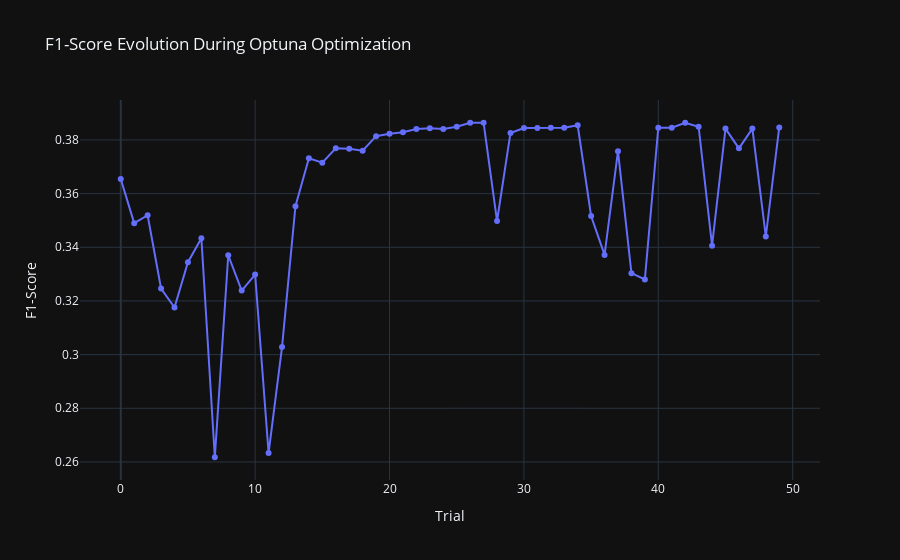

Notebook cell for this chart:
### Code cell
visualizations['f1_score_evolution']

### Figure 1 — Plotly figure (JSON) as saved in the notebook; plotly's stock layout.template omitted (floating-point values rounded to 4 significant figures)
{"data": [{"mode": "lines+markers", "name": "F1-score", "type": "scatter", "x": [0, 1, 2, 3, 4, 5, 6, 7, 8, 9, 10, 11, 12, 13, 14, 15, 16, 17, 18, 19, 20, 21, 22, 23, 24, 25, 26, 27, 28, 29, 30, 31, 32, 33, 34, 35, 36, 37, 38, 39, 40, 41, 42, 43, 44, 45, 46, 47, 48, 49], "y": [0.3654, 0.349, 0.3519, 0.3246, 0.3176, 0.3344, 0.3434, 0.2617, 0.337, 0.3239, 0.3298, 0.2633, 0.3028, 0.3553, 0.3732, 0.3715, 0.3769, 0.3767, 0.376, 0.3814, 0.3823, 0.3828, 0.384, 0.3844, 0.3841, 0.3849, 0.3864, 0.3864, 0.3498, 0.3826, 0.3844, 0.3844, 0.3846, 0.3846, 0.3855, 0.3517, 0.3371, 0.3758, 0.3304, 0.328, 0.3846, 0.3846, 0.3864, 0.3849, 0.3406, 0.3842, 0.3769, 0.3842, 0.344, 0.3847]}], "layout": {"title": {"text": "F1-Score Evolution During Optuna Optimization"}, "xaxis": {"title": {"text": "Trial"}}, "yaxis": {"title": {"text": "F1-Score"}}}}
